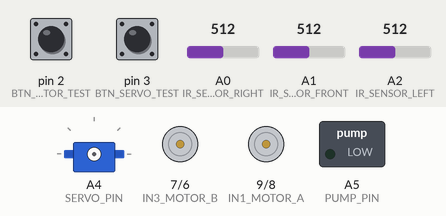
This sketch was run on a simulated Arduino Uno, built with avr-gcc and run on an emulated ATmega328P. Shown: servo, motor-driver pin pairs drawn as motors (green arrow = first pin HIGH = forward, orange = second pin HIGH = backward, longer = more drive, scaled by the enable pin), switched loads named in the sketch (green lamp = pin HIGH). Wiring (inferred from the names in the program): servo: signal A4. The inputs (shaded band) are chosen by the test bench; at power-on: A0 (IR_SENSOR_RIGHT) = 512, A1 (IR_SENSOR_FRONT) = 512, pin 2 (BTN_MOTOR_TEST) LOW, A2 (IR_SENSOR_LEFT) = 512, pin 3 (BTN_SERVO_TEST) LOW. Servo pulses on a pin are drawn as a servo (544–2400 µs = 0–180°); pins used as bus, display or sensor lines are not drawn; what the sketch prints to the serial monitor is not drawn.

Above: at 1.7 s.
1.8 s: A0 (IR_SENSOR_RIGHT) set to 375
4.8 s: A0 (IR_SENSOR_RIGHT) set to 349
At 5.07 s:
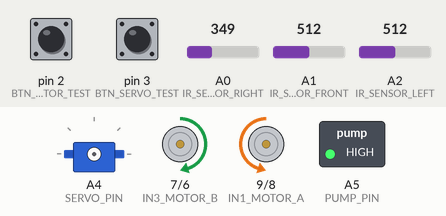
7.8 s: A1 (IR_SENSOR_FRONT) set to 369
10.8 s: A1 (IR_SENSOR_FRONT) set to 351
At 12.3 s:
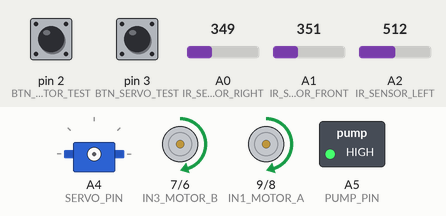
12.7 s: pin 2 (BTN_MOTOR_TEST) pulled HIGH for 0.15 s
At 14.8 s:
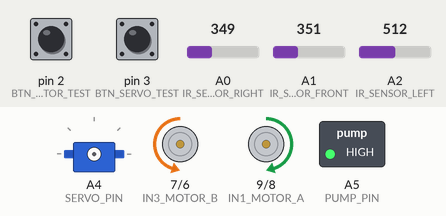
15.8 s: A2 (IR_SENSOR_LEFT) set to 260
17.6 s: A2 (IR_SENSOR_LEFT) set to 232
At 19.58 s:
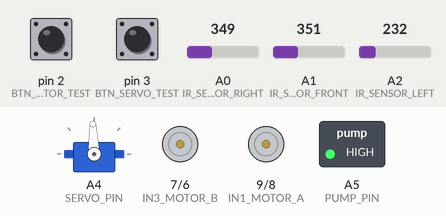
Timing chart, 0 to 21.6 s (numbered marks = the images above; inputs shaded):
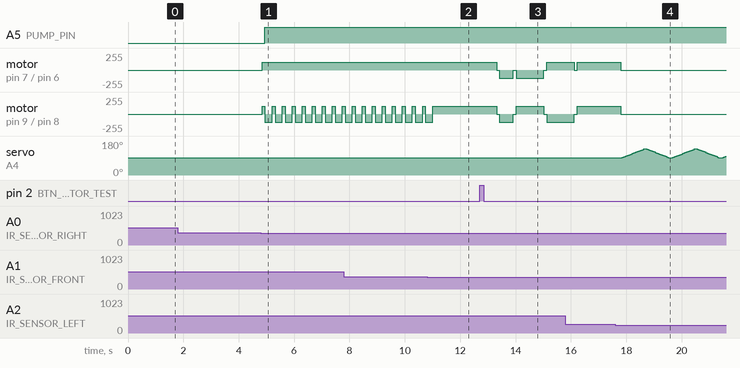

Measured:
- the behaviour switches between 362 and 361 on A0 (IR_SENSOR_RIGHT) (found by bisection; images 0 and 1)
- the behaviour switches between 352 and 351 on A1 (IR_SENSOR_FRONT) (found by bisection; images 1 and 2)
- the behaviour switches between 250 and 249 on A2 (IR_SENSOR_LEFT) (found by bisection; images 3 and 4)
- after the input at 1.8 s, every drawn part: stays the same
- after the input at 4.8 s, A5 (PUMP_PIN): LOW → HIGH after 0.15 s; motor on pin 7 (IN3_MOTOR_B) / pin 6 (IN4_MOTOR_B): stopped → forward 120/255 after 0.05 s; motor on pin 9 (IN1_MOTOR_A) / pin 8 (IN2_MOTOR_A): alternates forward 120/255 for 0.10 s and backward 120/255 for 0.26 s, starting after 0.05 s
- after the input at 10.8 s, motor on pin 9 (IN1_MOTOR_A) / pin 8 (IN2_MOTOR_A): goes on until 11.0 s, then stays forward 120/255

The sketch:

Autonomous_Firefighting_Robot.ino
```cpp
// Autonomous Firefighting Robot
// Created by [Reza Nadimi]
// Version 2.0 - Optimized and Enhanced

// 📌 PIN DEFINITIONS
// L298N Motor Driver Pins
#define ENA_MOTOR_A 10 // Enable Pin for Motor A (Right Motor)
#define IN1_MOTOR_A 9  // Direction Pin 1 for Motor A
#define IN2_MOTOR_A 8  // Direction Pin 2 for Motor A

#define IN3_MOTOR_B 7  // Direction Pin 1 for Motor B (Left Motor)
#define IN4_MOTOR_B 6  // Direction Pin 2 for Motor B
#define ENB_MOTOR_B 5  // Enable Pin for Motor B

// Infrared (IR) Flame Sensor Pins (Analog)
#define IR_SENSOR_RIGHT A0 // Right-side flame sensor
#define IR_SENSOR_FRONT A1 // Front-facing flame sensor
#define IR_SENSOR_LEFT  A2 // Left-side flame sensor

// Actuator Pins
#define SERVO_PIN A4  // Servo motor for aiming
#define PUMP_PIN  A5  // Water pump control

// Button Pins for Manual Control
#define BTN_MOTOR_TEST 2 // Push button to test motors
#define BTN_SERVO_TEST 3 // Push button to test servo

// ⚙️ GLOBAL VARIABLES
int motorSpeed = 120; // Set motor speed (0-255) [cite: 3]
int sensorRightVal, sensorFrontVal, sensorLeftVal;
int blueCal, orangeCal, greenCal; // Calibration values for the sensors

// 🚀 FUNCTION PROTOTYPES
void forward(int duration = 0);
void backward(int duration = 0);
void turnRight(int duration = 0);
void turnLeft(int duration = 0);
void stopRobot(int duration = 0);
void servoPulse(int pin, int angle);
int getAverageRead(int pin, int numReadings);

// -----------------------------------------------------------------------------
// 🏁 SETUP: Runs once when the robot is powered on or reset
// -----------------------------------------------------------------------------
void setup() {
  Serial.begin(9600); // Start serial communication for debugging

  // Set Pin Modes
  pinMode(IR_SENSOR_RIGHT, INPUT);
  pinMode(IR_SENSOR_FRONT, INPUT);
  pinMode(IR_SENSOR_LEFT,  INPUT);
  pinMode(BTN_MOTOR_TEST,  INPUT);
  pinMode(BTN_SERVO_TEST,  INPUT);
  pinMode(ENA_MOTOR_A, OUTPUT);
  pinMode(IN1_MOTOR_A, OUTPUT);
  pinMode(IN2_MOTOR_A, OUTPUT);
  pinMode(IN3_MOTOR_B, OUTPUT);
  pinMode(IN4_MOTOR_B, OUTPUT);
  pinMode(ENB_MOTOR_B, OUTPUT);
  pinMode(SERVO_PIN, OUTPUT);
  pinMode(PUMP_PIN, OUTPUT);

  // 🧪 CALIBRATION
  // Get initial readings for ambient light
  blueCal  = getAverageRead(IR_SENSOR_RIGHT, 10);
  orangeCal= getAverageRead(IR_SENSOR_FRONT, 10);
  greenCal = getAverageRead(IR_SENSOR_LEFT,  10);

  // Set initial motor speed
  analogWrite(ENA_MOTOR_A, motorSpeed);
  analogWrite(ENB_MOTOR_B, motorSpeed);

  delay(500); // Wait for components to stabilize
}

// -----------------------------------------------------------------------------
// ♾️ LOOP: The main control loop that runs continuously
// -----------------------------------------------------------------------------
void loop() {
  // Read button states for manual testing
  int servoButtonState = digitalRead(BTN_SERVO_TEST);
  int motorButtonState = digitalRead(BTN_MOTOR_TEST);

  // Manual Motor Test
  if (motorButtonState == HIGH) {
    forward(500);
    stopRobot(100);
    backward(500);
    stopRobot(100);
    turnRight(1000);
    stopRobot(100);
    turnLeft(1000);
    stopRobot(100);
  }

  // Manual Servo Test
  if (servoButtonState == HIGH) {
    for (int angle = 90; angle <= 140; angle += 5) {
      servoPulse(SERVO_PIN, angle);
    }
    for (int angle = 140; angle >= 40; angle -= 5) {
      servoPulse(SERVO_PIN, angle);
    }
    for (int angle = 40; angle <= 95; angle += 5) {
      servoPulse(SERVO_PIN, angle);
    }
  }

  // Read sensor values
  sensorRightVal = analogRead(IR_SENSOR_RIGHT);
  sensorFrontVal = analogRead(IR_SENSOR_FRONT);
  sensorLeftVal  = analogRead(IR_SENSOR_LEFT);

  // Debugging output
  Serial.print("Right: ");
  Serial.print(sensorRightVal);
  Serial.print("\tFront: ");
  Serial.print(sensorFrontVal);
  Serial.print("\tLeft: ");
  Serial.println(sensorLeftVal);

  delay(10); // Short delay for stable readings

  // 🚒 AUTONOMOUS FIREFIGHTING LOGIC

  // 🔥 Fire detected directly in front
  if (sensorFrontVal < 350) {
    Serial.println("🔥 Fire straight ahead! Extinguishing...");
    stopRobot();
    digitalWrite(PUMP_PIN, HIGH);
    // Sweep the servo to spray a wide area
    for(int angle = 90; angle <= 140; angle += 3){
      servoPulse(SERVO_PIN, angle);
    }
    for(int angle = 140; angle >= 40; angle -= 3){
      servoPulse(SERVO_PIN, angle);
    }
    for(int angle = 40; angle <= 90; angle += 3){
      servoPulse(SERVO_PIN, angle);
    }
  }
  // 🔥 Fire detected to the right
  else if (sensorRightVal < 250) {
    Serial.println("🔥 Fire to the right! Extinguishing...");
    stopRobot();
    digitalWrite(PUMP_PIN, HIGH);
    // Sweep the servo to the right
    for(int angle = 90; angle >= 40; angle -= 3){
      servoPulse(SERVO_PIN, angle);
    }
    for(int angle = 40; angle <= 90; angle += 3){
      servoPulse(SERVO_PIN, angle);
    }
  }
  // 🔥 Fire detected to the left
  else if (sensorLeftVal < 250) {
    Serial.println("🔥 Fire to the left! Extinguishing...");
    stopRobot();
    digitalWrite(PUMP_PIN, HIGH);
    // Sweep the servo to the left
    for(int angle = 90; angle <= 140; angle += 3){
      servoPulse(SERVO_PIN, angle);
    }
    for(int angle = 140; angle >= 90; angle -= 3){
      servoPulse(SERVO_PIN, angle);
    }
  }
  // 🔍 Searching for fire: Robot maneuvers to find flames
  else if (sensorFrontVal < (orangeCal - 160)) {
    Serial.println("Searching... Found a hint of fire ahead!");
    forward();
    digitalWrite(PUMP_PIN, HIGH);
    delay(200);
  } else if (sensorLeftVal < (greenCal - 200)) {
    Serial.println("Searching... Turning right to investigate!");
    forward();
    delay(100);
    turnRight();
    digitalWrite(PUMP_PIN, HIGH);
    delay(200);
  } else if (sensorRightVal < (blueCal - 150)) {
    Serial.println("Searching... Turning left to investigate!");
    forward();
    delay(100);
    turnLeft();
    digitalWrite(PUMP_PIN, HIGH);
    delay(200);
  }
  // 😴 No fire detected, robot is idle
  else {
    digitalWrite(PUMP_PIN, LOW);
    stopRobot();
  }

  delay(50); // Small delay to prevent rapid state changes
}

// -----------------------------------------------------------------------------
// 🤖 HELPER FUNCTIONS FOR MOTOR AND SERVO CONTROL
// -----------------------------------------------------------------------------
void servoPulse(int pin, int angle) {
  int pwm = (angle * 11) + 500; // Convert angle to pulse width (microseconds)
  digitalWrite(pin, HIGH);
  delayMicroseconds(pwm);
  digitalWrite(pin, LOW);
  delay(50); // Refresh cycle for the servo
}

void forward(int duration = 0) {
  digitalWrite(IN1_MOTOR_A, HIGH);
  digitalWrite(IN2_MOTOR_A, LOW);
  digitalWrite(IN3_MOTOR_B, HIGH);
  digitalWrite(IN4_MOTOR_B, LOW);
  delay(duration);
}

void backward(int duration = 0) {
  digitalWrite(IN1_MOTOR_A, LOW);
  digitalWrite(IN2_MOTOR_A, HIGH);
  digitalWrite(IN3_MOTOR_B, LOW);
  digitalWrite(IN4_MOTOR_B, HIGH);
  delay(duration);
}

void turnRight(int duration = 0) {
  digitalWrite(IN1_MOTOR_A, HIGH);
  digitalWrite(IN2_MOTOR_A, LOW);
  digitalWrite(IN3_MOTOR_B, LOW);
  digitalWrite(IN4_MOTOR_B, HIGH);
  delay(duration);
}

void turnLeft(int duration = 0) {
  digitalWrite(IN1_MOTOR_A, LOW);
  digitalWrite(IN2_MOTOR_A, HIGH);
  digitalWrite(IN3_MOTOR_B, HIGH);
  digitalWrite(IN4_MOTOR_B, LOW);
  delay(duration);
}

void stopRobot(int duration = 0) {
  digitalWrite(IN1_MOTOR_A, LOW);
  digitalWrite(IN2_MOTOR_A, LOW);
  digitalWrite(IN3_MOTOR_B, LOW);
  digitalWrite(IN4_MOTOR_B, LOW);
  delay(duration);
}

int getAverageRead(int pin, int numReadings) {
  int total = 0;
  for (int i = 0; i < numReadings; i++) {
    total += analogRead(pin);
  }
  return total / numReadings;
}
```
